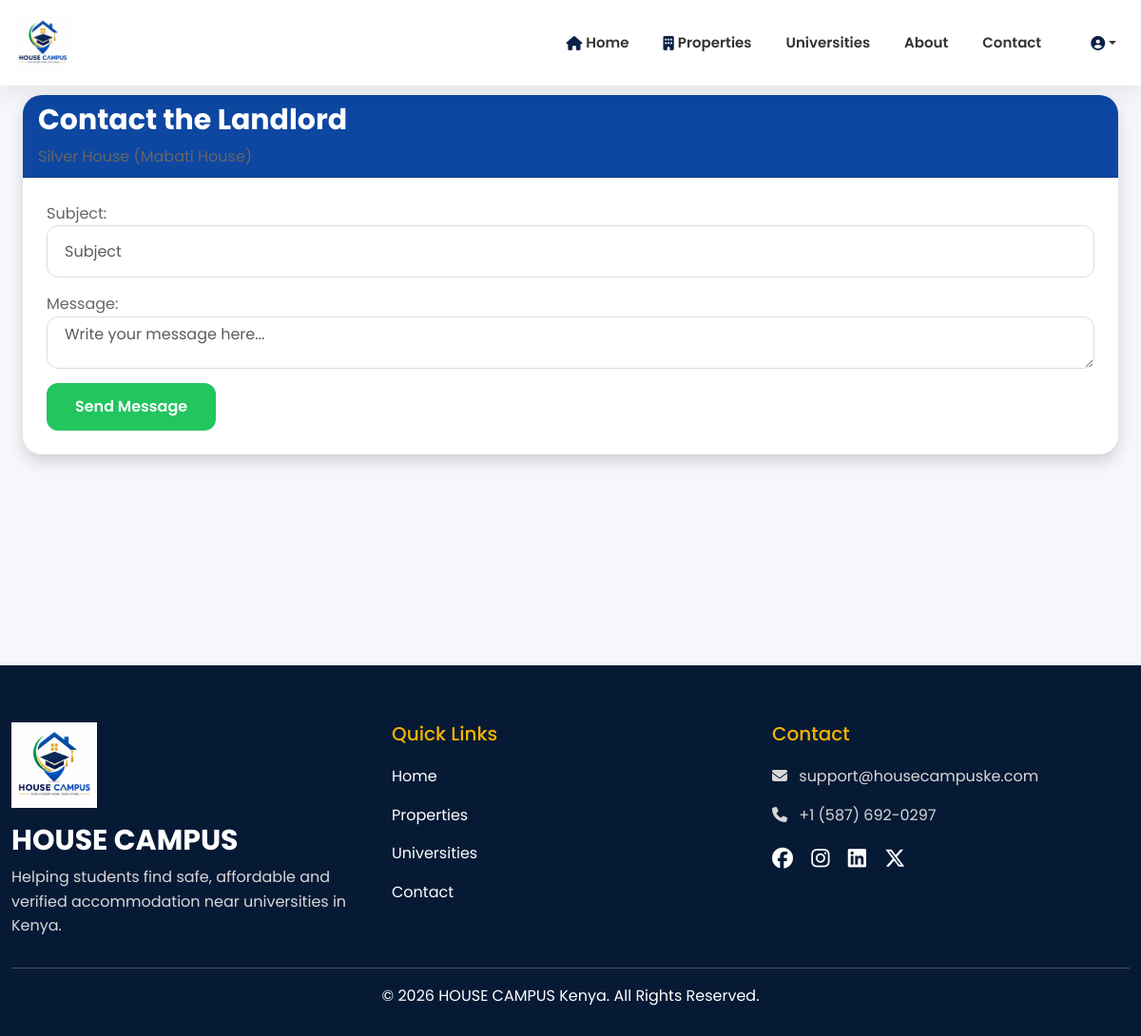
The app's page /messages/send/1/ (signed in), older data.
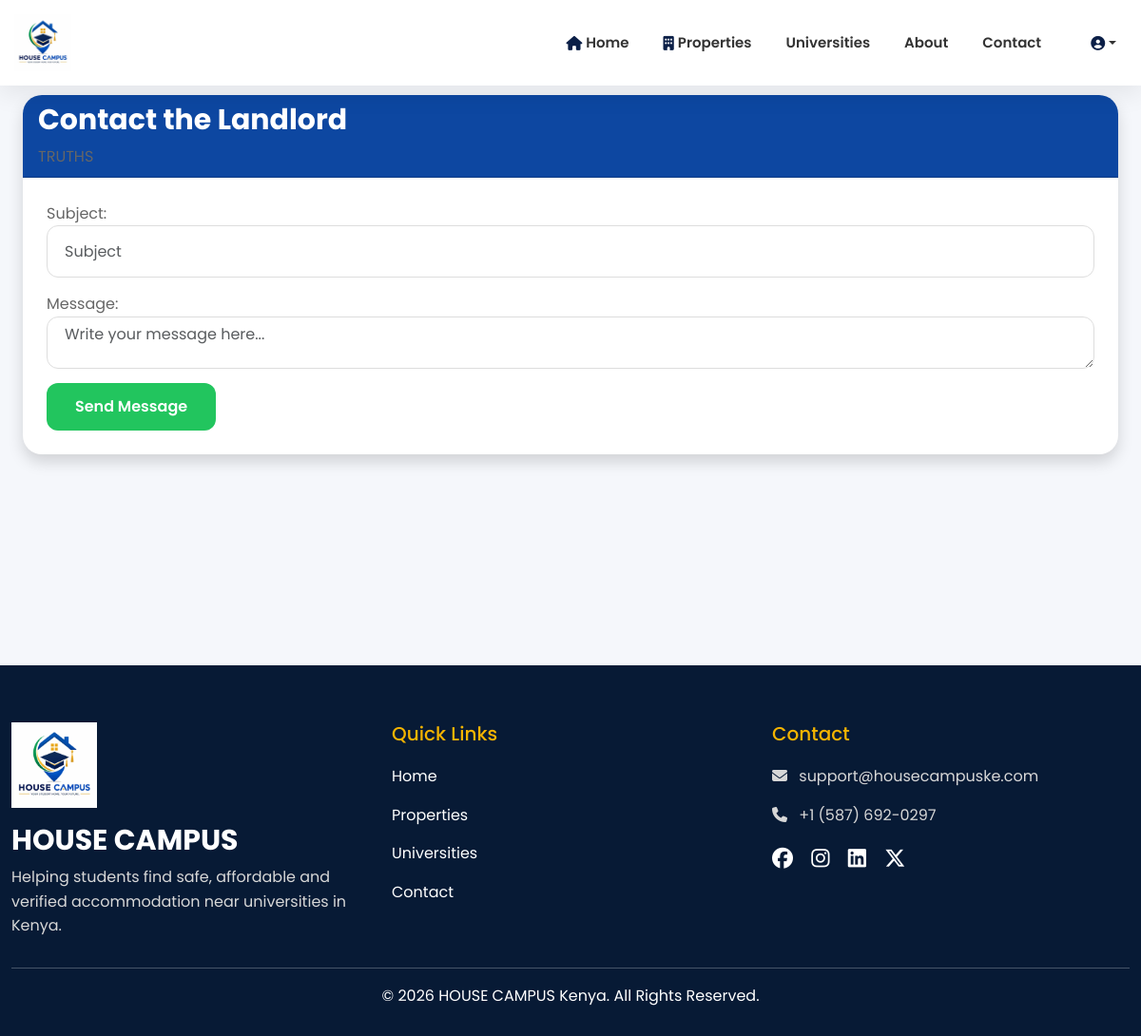
The same page, newer data.
### properties/models.py (models this page shows, shortened)
class Property(models.Model):
    HOUSE_TYPES = [
        ("Bedsitter", "Bedsitter"),
        ("Silver House (Mabati)", "Silver House (Mabati)"),
        ("Hostel", "Hostel"),
        ("One Bedroom", "One Bedroom"),
        ("Two Bedroom", "Two Bedroom"),
        ("Shared Room", "Shared Room"),
        ("Self Contained", "Self Contained"),
    ]
    landlord = models.ForeignKey(
        settings.AUTH_USER_MODEL,
        on_delete=models.CASCADE,
        related_name="properties",
        null=True,
        blank=True,
    )
    title = models.CharField(max_length=200)
    house_type = models.CharField(
        max_length=50,
        choices=HOUSE_TYPES,
    )
    university = models.CharField(max_length=150)
    county = models.CharField(max_length=100)
    town = models.CharField(max_length=100)
    price = models.DecimalField(
        max_digits=10,
        decimal_places=2,
    )
    bedrooms = models.PositiveIntegerField(default=1)
    bathrooms = models.PositiveIntegerField(default=1)
    description = models.TextField()
    image = models.ImageField(
        upload_to="properties/",
        blank=True,
        null=True,
    )
    wifi = models.BooleanField(default=False)
    water = models.BooleanField(default=True)
    electricity = models.BooleanField(default=True)
    parking = models.BooleanField(default=False)
    distance_to_university = models.PositiveIntegerField(
        default=5,
        help_text="Distance to the university (minutes)",
    )
    available = models.BooleanField(default=True)
    created_at = models.DateTimeField(auto_now_add=True)
    class Meta:
        ordering = ["-created_at"]

### messaging/views.py (the view)
# urls.py: path("send/<int:pk>/", views.send_message, name="send_message"),
@login_required
def send_message(request, pk):
    property = get_object_or_404(Property, pk=pk)
    if request.method == "POST":
        form = MessageForm(request.POST)
        if form.is_valid():
            msg = form.save(commit=False)
            msg.sender = request.user
            msg.receiver = property.landlord
            msg.property = property
            msg.save()
            messages.success(request, "Your message has been sent successfully!")
            return redirect("property_detail", pk=property.pk)
    else:
        form = MessageForm()
    return render(request, "messaging/send_message.html", {
        "form": form,
        "property": property,
    })

### messaging/forms.py
class MessageForm(forms.ModelForm):
    class Meta:
        model = Message
        fields = ["subject", "message"]
        widgets = {
            "subject": forms.TextInput(attrs={
                "class": "form-control",
                "placeholder": "Subject"
            }),
            "message": forms.Textarea(attrs={
                "class": "form-control",
                "rows": 5,
                "placeholder": "Write your message here..."
            }),
        }

### messaging/templates/messaging/send_message.html (shortened to what this page needs)
{% extends "base.html" %}
{% block content %}
<div class="container mt-5">
    <div class="card shadow">
        <div class="card-header bg-primary text-white">
            <h3>Contact the Landlord</h3>
            <p class="mb-0">{{ property.title }}</p>
        </div>
        <div class="card-body">
            <form method="POST">
                {{ form.as_p }}
                <button type="submit" class="btn btn-success">
                    Send Message
                </button>
            </form>
        </div>
    </div>
</div>
{% endblock %}

Row changes from the older to the newer data that the page shows:
changed Property: title "Silver House (Mabati House)" → "TRUTHS"
